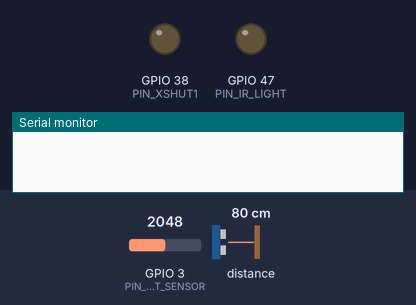
Bench run of a sketch on a simulated ESP32. On the bench: output pins drawn as LEDs (lit = HIGH), the last lines printed to the serial monitor. Inputs (shaded band) come from the test bench; at power-on: distance to the obstacle 80 cm, GPIO 3 (PIN_LIGHT_SENSOR) = 2048. WiFi joins after 1.5 s; servers stay silent unless stated; the camera gives no picture.

Above: at 0.0 s.
At 3.9 s:
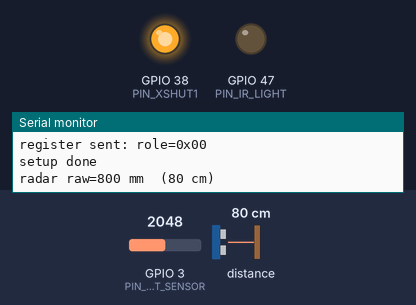
4.0 s: distance to the obstacle set to 22 cm
7.1 s: distance to the obstacle set to 18 cm
At 10.6 s:
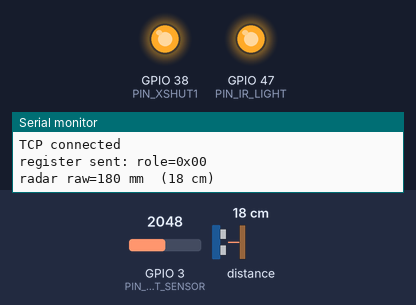
Timing chart, 0 to 12.1 s (numbered marks = the images above; inputs shaded):
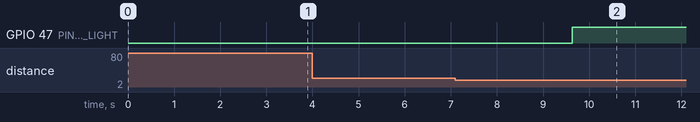

Measured:
- the behaviour switches between 21 and 20 cm on distance to the obstacle (found by bisection; images 1 and 2)
- after the input at 7.1 s, GPIO 47 (PIN_IR_LIGHT): LOW → HIGH after 2.5 s

The sketch:

esp32out.ino
```cpp
// hightech-cat-door — outdoor node
// 流：激光雷达 / 光照传感器 / 红外补光灯 / 摄像头 → 私有 TCP 协议 → 服务端
//
// 系统流程：
//   1. 雷达每 200ms 检测猫是否在 10cm 内；连续 RADAR_DEBOUNCE_N 次相同读数才翻转为稳定状态（防抖动）。
//   2. 检测到猫 → 读取光照传感器；若黑暗则开启红外补光灯。
//   3. 初始化摄像头；按 4FPS 抓拍 JPEG，通过 TCP 0x1 帧上报服务端。
//   4. 读取 0x2 响应（仅日志，服务端已直接命令门内侧开门）。
//   5. 同步每 200ms 上报一次 0xA 门外通过事件，由服务端按门状态过滤。
//   6. 雷达不再触发 → 关闭摄像头、红外补光灯。

#include <WiFi.h>
#include <Wire.h>
#include <Adafruit_VL53L1X.h>
#include "esp_camera.h"

// ============= 用户配置 =============
#define WIFI_SSID       "3-105"
#define WIFI_PASS       "31053105"
#define SERVER_HOST     "192.168.0.114"
#define SERVER_PORT     1234   // 与 esp32in 共用同一端口；身份由 0x8 register 帧声明
// ====================================

// ============= GPIO =============
#define PIN_I2C_SDA      1
#define PIN_I2C_SCL      2
#define PIN_XSHUT1       38
#define PIN_LIGHT_SENSOR 3
#define PIN_IR_LIGHT     47

#define CAM_PIN_PWDN    -1
#define CAM_PIN_RESET   -1
#define CAM_PIN_XCLK    15
#define CAM_PIN_SIOD    4
#define CAM_PIN_SIOC    5
#define CAM_PIN_D0      11
#define CAM_PIN_D1      9
#define CAM_PIN_D2      8
#define CAM_PIN_D3      10
#define CAM_PIN_D4      12
#define CAM_PIN_D5      18
#define CAM_PIN_D6      17
#define CAM_PIN_D7      16
#define CAM_PIN_VSYNC   6
#define CAM_PIN_HREF    7
#define CAM_PIN_PCLK    13

#define RADAR_ADDR_1    0x29
// =================================

// ============= 协议常量 =============
#define MAGIC                  0xAA
#define TYPE_HEARTBEAT         0x0
#define TYPE_UPLOAD_AND_DETECT 0x1
#define TYPE_DETECT_RESULT     0x2
#define TYPE_REQUEST_CAPTURE   0x3
#define TYPE_CAPTURE_AND_STORE 0x4
#define TYPE_MANUAL_OPEN       0x5
#define TYPE_MANUAL_CLOSE      0x6
#define TYPE_DOOR_STATE_REPORT 0x7
#define TYPE_REGISTER          0x8
#define TYPE_INDOOR_TRIGGER    0x9
#define TYPE_OUTDOOR_PASSAGE   0xA
#define TYPE_DISCONNECT        0xF

#define ROLE_OUTDOOR           0x0
#define ROLE_INDOOR            0x1
// ===================================

// ============= 调参 =============
#define BRIGHT_BOUND            2500
#define OPEN_CAMERA_DISTANCE_CM 20
#define LIGHT_SAMPLES           8
#define RADAR_POLL_MS           700
#define RADAR_DEBOUNCE_N        3     // 防抖动：连续 N 次相同读数才翻转为稳定状态（RADAR_POLL_MS × N）
#define CAMERA_FRAME_MS         250   // 4 FPS
#define HEARTBEAT_MS            30000
#define WIFI_RECONNECT_MAX_MS   10000
#define PROTOCOL_MAX_BODY       65531 // = 0xFFFF - 4
// =================================

static camera_config_t camera_config = {
    .pin_pwdn  = CAM_PIN_PWDN,
    .pin_reset = CAM_PIN_RESET,
    .pin_xclk = CAM_PIN_XCLK,
    .pin_sccb_sda = CAM_PIN_SIOD,
    .pin_sccb_scl = CAM_PIN_SIOC,
    .pin_d7 = CAM_PIN_D7, .pin_d6 = CAM_PIN_D6,
    .pin_d5 = CAM_PIN_D5, .pin_d4 = CAM_PIN_D4,
    .pin_d3 = CAM_PIN_D3, .pin_d2 = CAM_PIN_D2,
    .pin_d1 = CAM_PIN_D1, .pin_d0 = CAM_PIN_D0,
    .pin_vsync = CAM_PIN_VSYNC,
    .pin_href = CAM_PIN_HREF,
    .pin_pclk = CAM_PIN_PCLK,
    .xclk_freq_hz = 20000000,
    .pixel_format = PIXFORMAT_JPEG,
    .frame_size = FRAMESIZE_VGA,    // 640x480; 协议 body 上限 ~65KB
    .jpeg_quality = 15,             // 平衡画质与体积
    .fb_count = 2,
    .fb_location = CAMERA_FB_IN_PSRAM,
    .grab_mode = CAMERA_GRAB_LATEST,
};

Adafruit_VL53L1X radar1;

WiFiClient tcp;
uint32_t lastHeartbeat = 0;
uint32_t lastFrame     = 0;
uint32_t lastPoll      = 0;
bool     capturing     = false;

bool     radarRawLast  = false;
uint8_t  radarStreak   = 0;
bool     radarStable   = false;

void initRadars() {
    pinMode(PIN_XSHUT1, OUTPUT);
    digitalWrite(PIN_XSHUT1, LOW);
    delay(10);
    digitalWrite(PIN_XSHUT1, HIGH);
    delay(10);

    if (!radar1.begin(RADAR_ADDR_1)) {
        Serial.printf("radar init failed (status=%d)\n", (int)radar1.vl_status);
        while (1) delay(1000);
    }
    radar1.VL53L1X_SetDistanceMode(1);
    radar1.setTimingBudget(50);
    radar1.VL53L1X_SetInterMeasurementInMs(700);
    radar1.startRanging();

    Serial.printf("radar ok (0x%02X)\n", RADAR_ADDR_1);
}

bool catPresentRaw() {
    int16_t d = radar1.distance();
    if (d < 0) return false;
    return (d / 10) <= OPEN_CAMERA_DISTANCE_CM;
}

bool catPresentStable() {
    static uint32_t lastDbg = 0;
    if (millis() - lastDbg > 1000) {
        int16_t d = radar1.distance();
        Serial.printf("radar raw=%d mm  (%d cm)\n", d, d / 10);
        lastDbg = millis();
    }

    bool raw = catPresentRaw();
    if (raw == radarRawLast) {
        if (radarStreak < 255) radarStreak++;
    } else {
        radarRawLast = raw;
        radarStreak  = 1;
    }
    if (radarStreak >= RADAR_DEBOUNCE_N) {
        radarStable = raw;
    }
    return radarStable;
}

bool isBright() {
    long sum = 0;
    for (int i = 0; i < LIGHT_SAMPLES; i++) {
        sum += analogRead(PIN_LIGHT_SENSOR);
        delay(5);
    }
    return (sum / LIGHT_SAMPLES) >= BRIGHT_BOUND;
}

esp_err_t cameraInit() {
    if (CAM_PIN_PWDN != -1) {
        gpio_config_t conf = { .pin_bit_mask = 1ULL << CAM_PIN_PWDN, .mode = GPIO_MODE_OUTPUT };
        gpio_config(&conf);
        gpio_set_level((gpio_num_t)CAM_PIN_PWDN, 0);
        vTaskDelay(100 / portTICK_PERIOD_MS);
    }
    esp_err_t err = esp_camera_init(&camera_config);
    if (err != ESP_OK) {
        ESP_LOGE("CAM", "Camera Init Failed: 0x%x", err);
        return err;
    }
    sensor_t* s = esp_camera_sensor_get();
    s->set_vflip(s, 1);
    s->set_hmirror(s, 1);
    s->set_brightness(s, 1);
    s->set_saturation(s, -2);
    return ESP_OK;
}

size_t writeAll(const uint8_t* buf, size_t len) {
    size_t written = 0;
    uint32_t start = millis();
    while (written < len) {
        size_t n = tcp.write(buf + written, len - written);
        if (n == 0) {
            if (millis() - start > 5000) return written; // 5s 超时
            delay(10);
            continue;
        }
        written += n;
        start = millis();
    }
    return written;
}

void sendFrame(uint8_t type, const uint8_t* body, size_t bodyLen) {
    uint8_t hdr[4];
    uint16_t total = 4 + bodyLen;
    hdr[0] = MAGIC;
    hdr[1] = type;
    hdr[2] = total & 0xFF;
    hdr[3] = (total >> 8) & 0xFF;
    if (writeAll(hdr, 4) != 4) return;
    if (bodyLen > 0) writeAll(body, bodyLen);
}

bool readFrame(uint8_t& type, uint8_t* body, size_t bodyCap, size_t& bodyLen) {
    uint8_t hdr[4];
    if (tcp.readBytes(hdr, 4) != 4) return false;
    if (hdr[0] != MAGIC) return false;
    uint16_t total = hdr[2] | (hdr[3] << 8);
    if (total < 4) return false;
    bodyLen = total - 4;
    if (bodyLen > bodyCap) return false;
    if (bodyLen > 0 && tcp.readBytes(body, bodyLen) != (int)bodyLen) return false;
    type = hdr[1];
    return true;
}

void sendHeartbeat() { sendFrame(TYPE_HEARTBEAT, nullptr, 0); }

void sendOutdoorPassage() { sendFrame(TYPE_OUTDOOR_PASSAGE, nullptr, 0); }

void sendRegister(uint8_t role) {
    sendFrame(TYPE_REGISTER, &role, 1);
    Serial.printf("register sent: role=0x%02X\n", role);
}

void captureAndSend() {
    camera_fb_t* fb = esp_camera_fb_get();
    if (!fb) {
        Serial.println("camera capture failed");
        return;
    }
    if (fb->len > PROTOCOL_MAX_BODY) {
        Serial.printf("frame too large (%u), dropping\n", fb->len);
        esp_camera_fb_return(fb);
        return;
    }

    sendFrame(TYPE_UPLOAD_AND_DETECT, fb->buf, fb->len);
    esp_camera_fb_return(fb);

    // 等待 0x2 响应（5s 超时）；结果仅日志，服务端已独立驱动门内侧
    uint32_t deadline = millis() + 5000;
    while (tcp.connected() && millis() < deadline) {
        uint8_t respType;
        uint8_t respBody[16];
        size_t  respLen = 0;
        int avail = tcp.available();
        if (avail < 4) {
            delay(20);
            continue;
        }
        if (!readFrame(respType, respBody, sizeof(respBody), respLen)) {
            Serial.println("read response failed");
            return;
        }
        if (respType == TYPE_DETECT_RESULT && respLen >= 1) {
            Serial.printf("detect result: %s\n", respBody[0] == 0x01 ? "my cat" : "not cat");
            return;
        }
        if (respType == TYPE_HEARTBEAT) continue;
        Serial.printf("unexpected server frame type=0x%02X len=%u\n", respType, respLen);
        return;
    }
    Serial.println("detect response timeout");
}

void ensureConnection() {
    if (WiFi.status() != WL_CONNECTED) {
        Serial.println("WiFi lost, reconnecting");
        WiFi.reconnect();
        uint32_t start = millis();
        while (WiFi.status() != WL_CONNECTED && millis() - start < WIFI_RECONNECT_MAX_MS) {
            delay(500);
        }
        if (WiFi.status() != WL_CONNECTED) return;
    }
    if (!tcp.connected()) {
        Serial.printf("connecting to %s:%d\n", SERVER_HOST, SERVER_PORT);
        if (!tcp.connect(SERVER_HOST, SERVER_PORT)) {
            Serial.println("TCP connect failed");
            return;
        }
        Serial.println("TCP connected");
        sendRegister(ROLE_OUTDOOR);
        lastHeartbeat = millis();
    }
}

void setup() {
    Serial.begin(115200);
    delay(1000);

    WiFi.mode(WIFI_STA);
    WiFi.begin(WIFI_SSID, WIFI_PASS);
    Serial.print("WiFi");
    uint32_t wifiStart = millis();
    while (WiFi.status() != WL_CONNECTED) {
        Serial.print(".");
        if (millis() - wifiStart > 30000) {
            Serial.println(" timeout");
            ESP.restart();
        }
        delay(500);
    }
    Serial.printf(" ok (%s)\n", WiFi.localIP().toString().c_str());

    Wire.begin(PIN_I2C_SDA, PIN_I2C_SCL);
    initRadars();

    pinMode(PIN_IR_LIGHT, OUTPUT);
    digitalWrite(PIN_IR_LIGHT, LOW);

    ensureConnection();
    Serial.println("setup done");
}

void loop() {
    ensureConnection();
    if (!tcp.connected()) {
        delay(1000);
        return;
    }

    uint32_t now = millis();

    if (now - lastHeartbeat >= HEARTBEAT_MS) {
        sendHeartbeat();
        lastHeartbeat = now;
    }

    bool cat = catPresentStable();
    if (cat) {
        sendOutdoorPassage();
        if (!capturing) {
            if (!isBright()) {
                digitalWrite(PIN_IR_LIGHT, HIGH);
            }
            if (cameraInit() != ESP_OK) {
                Serial.println("camera init failed, aborting capture session");
                digitalWrite(PIN_IR_LIGHT, LOW);
                return;
            }
            capturing = true;
            lastFrame = 0;
        }
        if (now - lastFrame >= CAMERA_FRAME_MS) {
            captureAndSend();
            lastFrame = now;
        }
    } else if (capturing) {
        Serial.println("cat left radar range, stopping capture");
        capturing = false;
        digitalWrite(PIN_IR_LIGHT, LOW);
        esp_camera_deinit();
    }

    delay(RADAR_POLL_MS);
}
```
